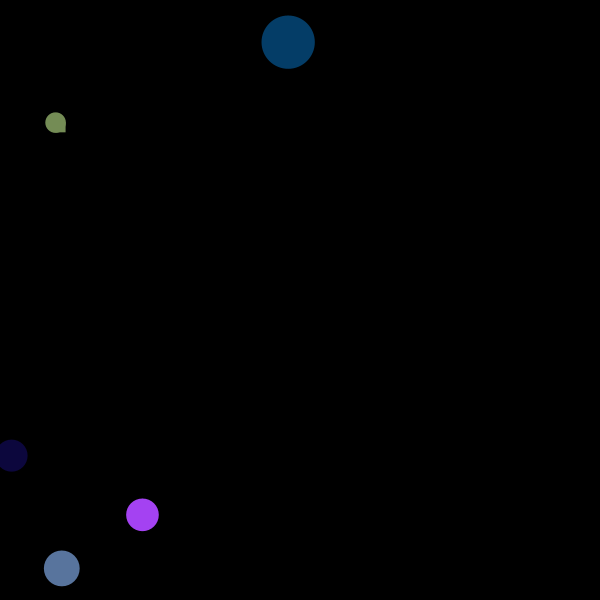
Frame 1 (no input)
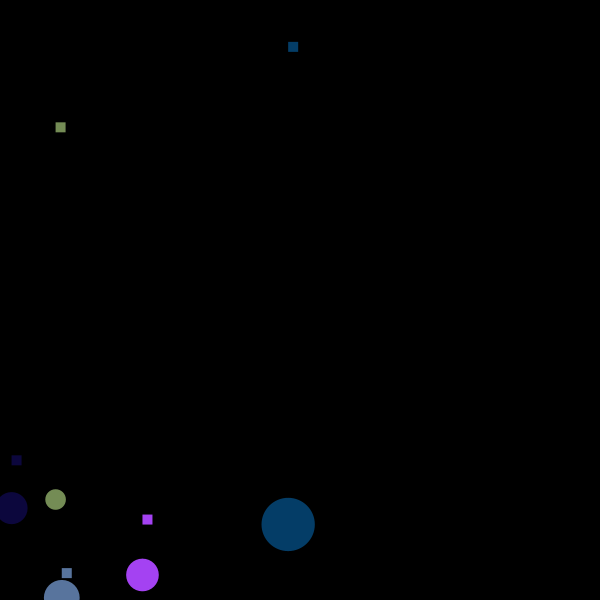
Frame 60 (the mouse pressed at the canvas centre just before this capture)
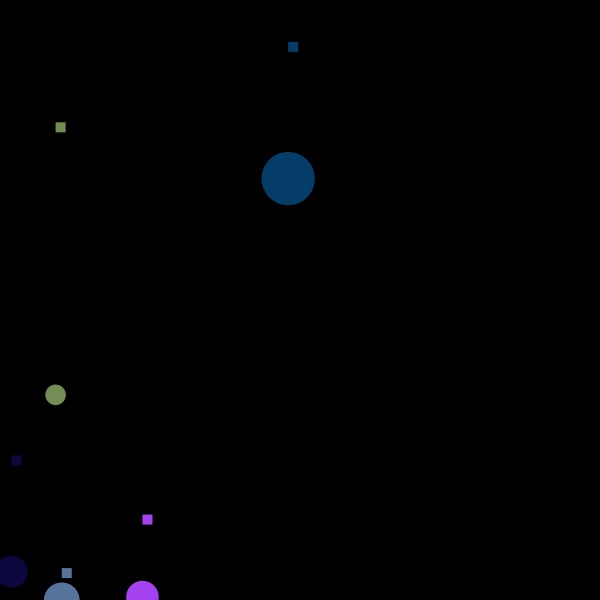
Frame 120 (the mouse held since frame 60 and released just before this capture)

The Processing sketch that drew these frames (run headless with seeded random() and noise(); from frame 60 on, the mouse is pressed at the canvas centre):

// Processing sketch: BallsWithMassAndFriction
// ── BallsWithMassAndFriction.pde
//Friction = -1 * u * Normal.mag() * vel.normalize()
// u = friction coeficient, Normal = 1

//force = acel * mass |||| acel = force / mass

mover[] movers = new mover[5];

void setup() {
  size(600, 600);
  for (int i = 0; i < movers.length; i++) {
    movers[i] = new mover();
  }
}

void draw() {
  background(0);
  for (mover m : movers) {
    PVector gravity = new PVector(0, 0.3);
    gravity.mult(m.mass);
    m.addForce(gravity);
    
    
    if (keyPressed && key == 'd' || key == 'D') {
      PVector wind = new PVector(0.2, 0);
      m.addForce(wind);
    }
    if (keyPressed && key == 'a' || key == 'A') {
      PVector wind = new PVector(-0.2, 0);
      m.addForce(wind);
    }
    
    PVector friction = m.vel.copy();
    friction.normalize();
    friction.mult(-1);
    float coeficiente = 0.1;
    friction.mult(coeficiente);
    m.addForce(friction);
    
    m.update();
  }
}

// ── Mover.pde
class mover {
  PVector pos, vel, acel, iniPos;
  float mass;
  color cor;

  mover() {
    cor = color(random(255), random(255), random(255));
    this.pos = new PVector(random(width), random(height));
    this.iniPos = pos.copy();
    this.vel = new PVector(0, 0);
    this.acel = new PVector(0, 0);
    this.mass = random(1, 3);
  }

  void update() {
    vel.add(acel);
    pos.add(vel);
    render();
    edges();
    acel.mult(0);
  }

void addForce(PVector force){
  PVector aux = PVector.div(force, mass);
  acel.add(aux);
}

  void render() {
    noStroke();
    fill(cor);
    ellipse(pos.x, pos.y, mass * 20, mass * 20);
    rect(iniPos.x, iniPos.y, 10, 10);
  }

  void edges() {
    if (pos.x > width) {
      pos.x = width;
      vel.x *= -1;
    }
    if (pos.x < 0) {
      pos.x = 0;
      vel.x *= -1;
    }
    if (pos.y > height) {
      pos.y = height;
      vel.y *= -1;
    }
  }
}
